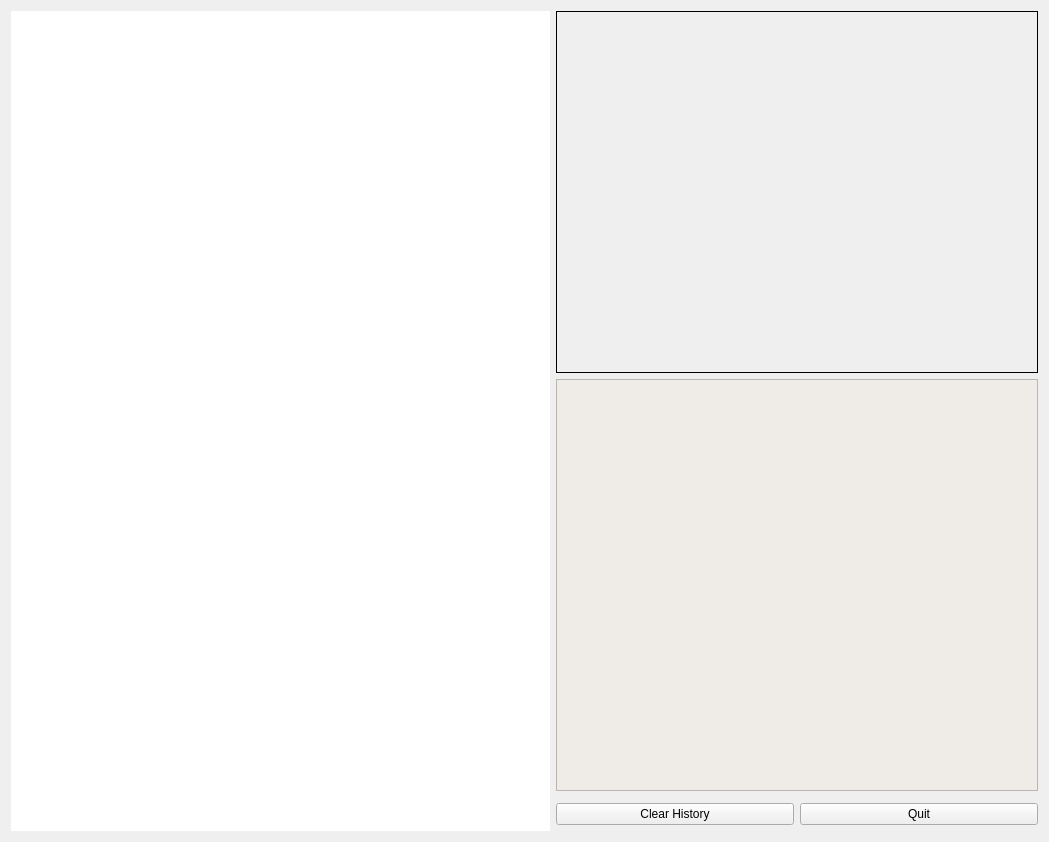
<?xml version="1.0" encoding="UTF-8"?>
<ui version="4.0">
 <class>MainWindow</class>
 <widget class="QMainWindow" name="MainWindow">
  <property name="geometry">
   <rect>
    <x>0</x>
    <y>0</y>
    <width>1049</width>
    <height>842</height>
   </rect>
  </property>
  <property name="windowTitle">
   <string>Gesture recognizer</string>
  </property>
  <widget class="QWidget" name="centralWidget">
   <layout class="QGridLayout" name="gridLayout">
    <item row="3" column="1">
     <widget class="QPushButton" name="clearHistoryButton">
      <property name="minimumSize">
       <size>
        <width>90</width>
        <height>10</height>
       </size>
      </property>
      <property name="text">
       <string>Clear History</string>
      </property>
     </widget>
    </item>
    <item row="3" column="2">
     <widget class="QPushButton" name="quitButton">
      <property name="minimumSize">
       <size>
        <width>50</width>
        <height>10</height>
       </size>
      </property>
      <property name="text">
       <string>Quit</string>
      </property>
     </widget>
    </item>
    <item row="0" column="0" rowspan="5">
     <widget class="DrawableArea" name="drawArea" native="true">
      <property name="sizePolicy">
       <sizepolicy hsizetype="Expanding" vsizetype="Expanding">
        <horstretch>0</horstretch>
        <verstretch>0</verstretch>
       </sizepolicy>
      </property>
      <property name="minimumSize">
       <size>
        <width>480</width>
        <height>320</height>
       </size>
      </property>
      <property name="autoFillBackground">
       <bool>false</bool>
      </property>
      <property name="styleSheet">
       <string notr="true">background-color: rgb(255, 255, 255);</string>
      </property>
     </widget>
    </item>
    <item row="1" column="1" colspan="2">
     <widget class="QListView" name="gesturesHistory">
      <property name="minimumSize">
       <size>
        <width>50</width>
        <height>50</height>
       </size>
      </property>
      <property name="styleSheet">
       <string notr="true">background-color: rgb(239, 235, 231);</string>
      </property>
      <property name="editTriggers">
       <set>QAbstractItemView::NoEditTriggers</set>
      </property>
      <property name="selectionMode">
       <enum>QAbstractItemView::NoSelection</enum>
      </property>
     </widget>
    </item>
    <item row="0" column="1" colspan="2">
     <widget class="QLabel" name="houghView">
      <property name="sizePolicy">
       <sizepolicy hsizetype="Minimum" vsizetype="Minimum">
        <horstretch>0</horstretch>
        <verstretch>0</verstretch>
       </sizepolicy>
      </property>
      <property name="minimumSize">
       <size>
        <width>482</width>
        <height>362</height>
       </size>
      </property>
      <property name="frameShape">
       <enum>QFrame::Box</enum>
      </property>
     </widget>
    </item>
   </layout>
  </widget>
 </widget>
 <layoutdefault spacing="6" margin="11"/>
 <customwidgets>
  <customwidget>
   <class>DrawableArea</class>
   <extends>QWidget</extends>
   <header>drawablearea.h</header>
   <container>1</container>
  </customwidget>
 </customwidgets>
 <resources/>
 <connections/>
</ui>
